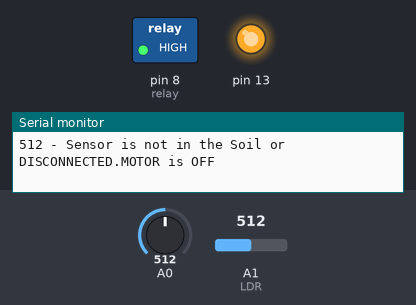
A sketch run on a simulated Arduino Uno, built with avr-gcc and run on an emulated ATmega328P. On the bench: switched loads named in the sketch (green lamp = pin HIGH), output pins drawn as LEDs (lit = HIGH), the last lines printed to the serial monitor. The test bench sets the inputs (shaded band); at power-on: A0 = 512, A1 (LDR) = 512.

Above: at 1.8 s.
1.9 s: A0 set to 352
3.4 s: A0 set to 331
At 4.9 s:
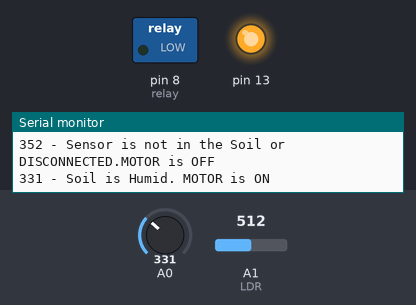
5.5 s: A1 (LDR) set to 55
7.2 s: A1 (LDR) set to 45
At 9.2 s:
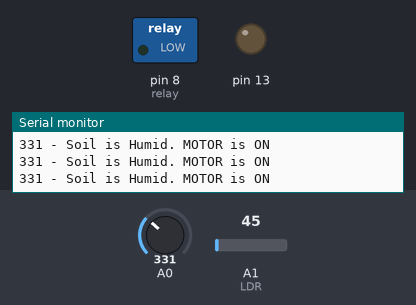
9.5 s: A0 set to 292
11.2 s: A0 set to 264
At 12.4 s:
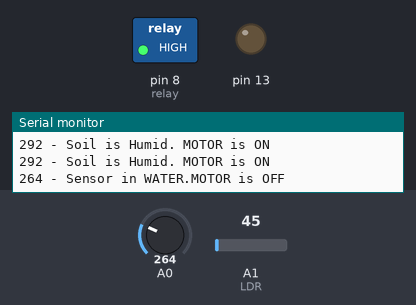
Timing chart, 0 to 14.2 s (numbered marks = the images above; inputs shaded):
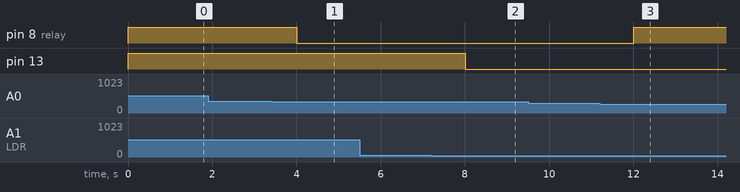

The sketch:

Automatic_farming.ino
```cpp
int relay = 8;
int LDR = A1;
int Light_Sensitivity = 500;
int LEDLamp = 13;


void setup() {
  // put your setup code here, to run once:
  Serial.begin(9600);
  pinMode(A0, INPUT);
  pinMode(relay, OUTPUT);
  pinMode(A1, INPUT);
  pinMode(13, OUTPUT);
  pinMode(8, OUTPUT);

}

void loop() {
  // put your main code here, to run repeatedly:

  char Statement[42] = "";
  int SensorValue = analogRead(A0);
  int LDRValue = analogRead(LDR);
  //Serial.println(LDRValue);
  Serial.print(SensorValue);
  Serial.print(" - ");

  if(LDRValue < 50)
  {
    digitalWrite(13, LOW);
  }
  if(LDRValue > 500)
  {
    digitalWrite(13, HIGH);
  }

  if(SensorValue >= 340) {
    Statement[42] = "Sensor is not in the Soil or DISCONNECTED";
    Serial.print("Sensor is not in the Soil or DISCONNECTED.MOTOR is OFF");
    digitalWrite(relay, HIGH);
  }
  if(SensorValue >= 281 && SensorValue < 340) {
    Statement[42] = "Soil is DRY";
    Serial.print("Soil is Humid. MOTOR is ON");
    digitalWrite(relay, LOW);
  }
  if(SensorValue < 165) {
    Statement[42] = "Soil is HUMID";
    Serial.print("Soil is Dry.MOTOR is ON");
    digitalWrite(relay, LOW);
  }
  if(SensorValue >= 165 && SensorValue < 280) {
    Statement[42] = "Sensor in WATER";
    Serial.print("Sensor in WATER.MOTOR is OFF");
    digitalWrite(relay, HIGH);
  }
  Serial.print('\n');
  delay(1000);
}
```

Measured:
- the behaviour switches between 340 and 339 on A0 (found by bisection; images 0 and 1)
- the behaviour switches between 50 and 49 on A1 (LDR) (found by bisection; images 1 and 2)
- the behaviour switches between 280 and 279 on A0 (found by bisection; images 2 and 3)
- after the input at 3.4 s, pin 8 (relay): HIGH → LOW after 0.60 s
- after the input at 7.2 s, pin 13: HIGH → LOW after 0.81 s
- after the input at 11.2 s, pin 8 (relay): LOW → HIGH after 0.81 s
